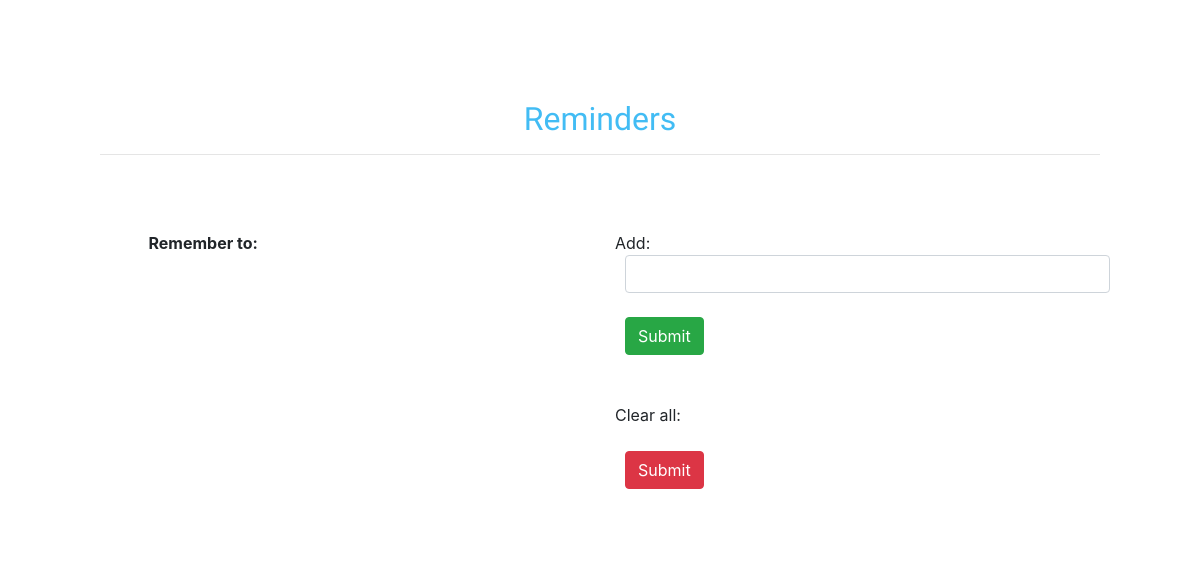
/myapp/reminders, run on an earlier commit of the app's database.
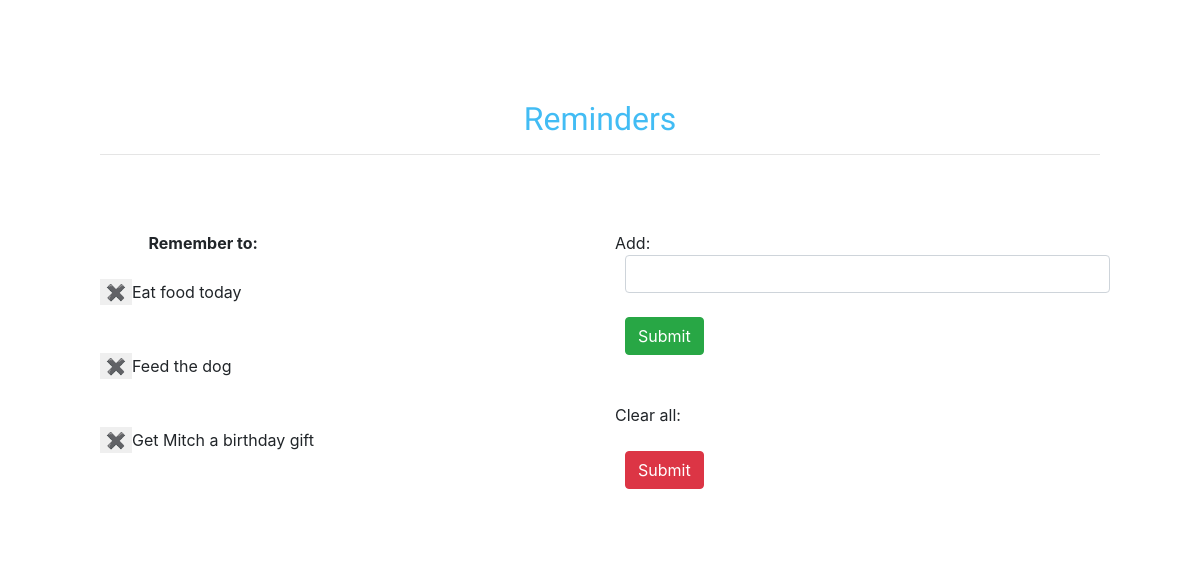
And on a later commit of the database.
### myapp/models.py (models this page shows)
class Reminder(models.Model):
    text = models.TextField()

### myapp/views.py (the view)
# urls.py: path('reminders', views.reminders, name = 'reminders'),
def reminders(request):
	context = {'items':Reminder.objects.all()}
	return render(request, 'myapp/reminders.html', context)

### myapp/templates/myapp/reminders.html (shortened to what this page needs)
{% load static %}
<!DOCTYPE html>
    <head>
        <link rel="stylesheet" href="https://stackpath.bootstrapcdn.com/bootstrap/4.3.1/css/bootstrap.min.css">
        <link rel="stylesheet" type="text/css" href="{% static 'myapp/reminders_style.css' %}">
    </head>
    <body>
    <div class="container-fluid" style = 'padding:50px'>
        <div class = 'container'>
            <h2 class="text-center" id="title" style = 'color: #42bcf4;'>
                Reminders
            </h2>
                <hr style = 'padding: 30px'>
        <div class="row">
            <div class="col-sm-6">
            <strong style = 'margin-left: 10%'>Remember to: </strong>
            <br>
            <br>
                {% for item in items %}
                <form method = 'POST' action = "{% url 'myapp:receive_reminders_delete' %}">
                    <button name = 'delete' value = '{{item.id}}' type = 'submit' style = 'border:none;'>&#10006</button>{{ item.text }}
                    </form>
                <br>
                <br>
                {% endfor %}
            </div>
            <div class="col-sm-6">
                Add:
                <form method = 'POST' action = "{% url 'myapp:receive_reminders_add' %}">
                    <input class = 'form-control'  type = 'text' name = 'add'>
                    <br>
                    <button class = 'btn btn-success' type = 'submit'> Submit </button>
                </form>
                <br>
                <br>
                Clear all:
                <form method = 'POST' action = "{% url 'myapp:receive_reminders_clear' %}">
                        <br>
                        <button class = 'btn btn-danger' type = 'submit'> Submit </button>
                    </form>
            </div>
            </div>
            </div>
            </div>
    </body>
</html>

### myapp/static/myapp/reminders_style.css (style rules this page uses)
body { background-color:; }
.container { background-color:white;padding:50px; }
#title { font-family: 'Lobster', cursive;; }
.btn, input { margin-left: 10px; }

What changed in the data, as far as the page shows it:
added Reminder: {{ item.id }} 68 (drawn), text "Eat food today"
added Reminder: {{ item.id }} 69 (drawn), text "Feed the dog"
added Reminder: {{ item.id }} 70 (drawn), text "Get Mitch a birthday gift"
